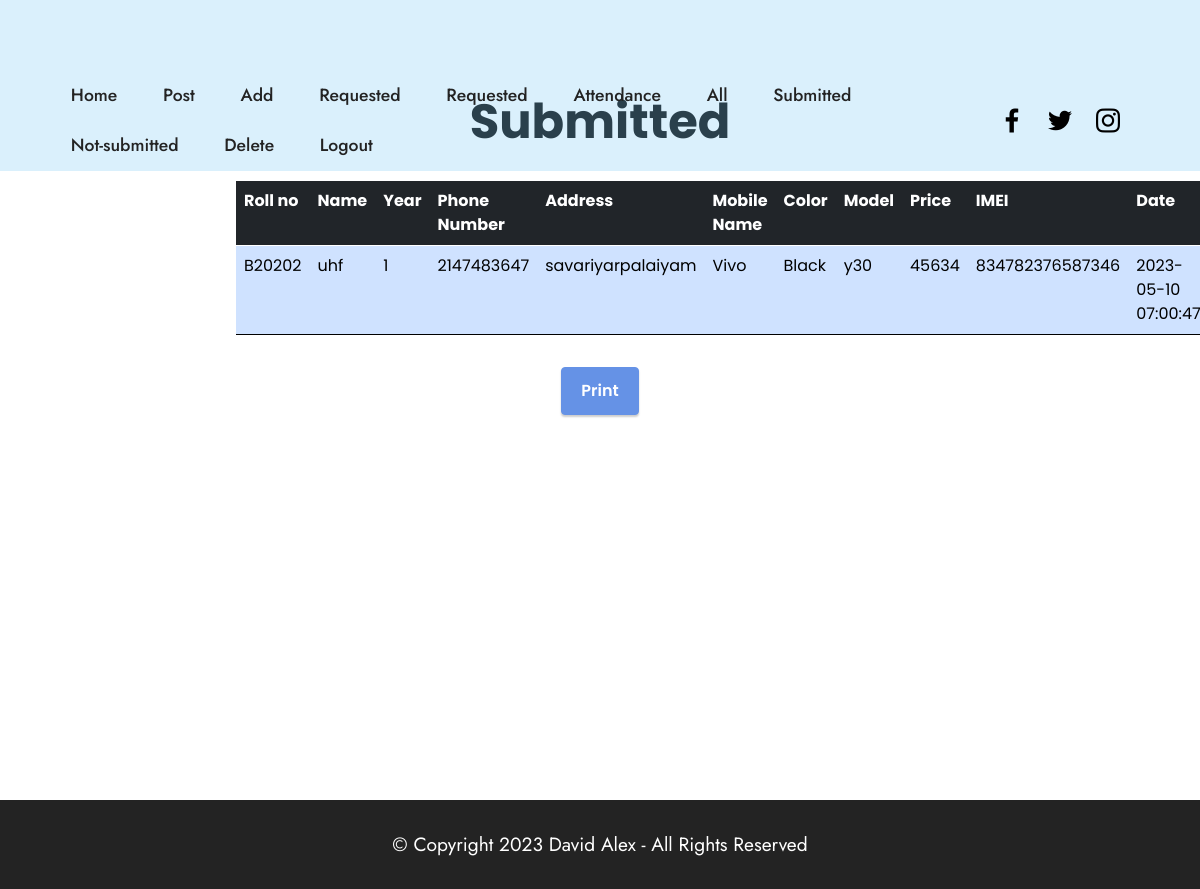
Page /sub.php on the committed database.
### tables this page shows
CREATE TABLE `info` (
  `rollno` varchar(6) NOT NULL,
  `name` varchar(40) NOT NULL,
  `mail` varchar(50) NOT NULL,
  `year` varchar(1) NOT NULL,
  `dpt` varchar(20) DEFAULT NULL,
  `phone` varchar(10) NOT NULL,
  `color` varchar(20) NOT NULL,
  `address` varchar(60) NOT NULL,
  `mname` varchar(15) NOT NULL,
  `model` varchar(8) NOT NULL,
  `price` varchar(8) NOT NULL,
  `imei` varchar(15) NOT NULL,
  `status` varchar(50) DEFAULT 'absent',
  `reason` varchar(50) DEFAULT NULL,
  `explain1` varchar(500) DEFAULT NULL,
  `request1` varchar(20) DEFAULT NULL,
  `date1` varchar(20) DEFAULT NULL
);

### sub.php (the view, shortened to what this page needs)
<!DOCTYPE html>
<html  >
<head>
  <link rel="stylesheet" href="assets/bootstrap/css/bootstrap.min.css">
  <link rel="stylesheet" href="assets/bootstrap/css/bootstrap-grid.min.css">
  <link rel="stylesheet" href="assets/bootstrap/css/bootstrap-reboot.min.css">
  <link rel="stylesheet" href="assets/dropdown/css/style.css">
  <link rel="stylesheet" href="assets/socicon/css/styles.css">
  <link rel="stylesheet" href="assets/theme/css/style.css">
  <link rel="preload" as="style" href="assets/mobirise/css/mbr-additional.css"><link rel="stylesheet" href="assets/mobirise/css/mbr-additional.css" type="text/css">
</head>
<body>
  <section data-bs-version="5.1" class="menu menu1 cid-tD7N05kG5f" once="menu" id="menu1-1r">
    <nav class="navbar navbar-dropdown navbar-fixed-top navbar-expand-lg">
        <div class="container-fluid">
            <div class="collapse navbar-collapse" id="navbarSupportedContent">
            <ul class="navbar-nav nav-dropdown nav-right" data-app-modern-menu="true">
                <li class="nav-item"><a class="nav-link link text-black text-primary display-4" href="admin.php">Home</a></li>
                <li class="nav-item"><a class="nav-link link text-black text-primary display-4" href="post.php">Post</a></li>
                    <li class="nav-item"><a class="nav-link link text-black text-primary display-4" href="add.php">Add</a></li>
                    <li class="nav-item"><a class="nav-link link text-black text-primary display-4" href="receive.php">Requested</a></li>
                    <li class="nav-item"><a class="nav-link link text-black text-primary display-4" href="approved.php">Requested</a></li>
                    <li class="nav-item"><a class="nav-link link text-black text-primary display-4" href="attendance.php">Attendance</a>
                    </li><li class="nav-item"><a class="nav-link link text-black text-primary display-4" href="all.php">All</a></li>
                    <li class="nav-item"><a class="nav-link link text-black text-primary display-4" href="sub.php">Submitted</a></li>
                    <li class="nav-item"><a class="nav-link link text-black text-primary display-4" href="nsub.php">Not-submitted</a></li>
                     <li class="nav-item"><a class="nav-link link text-black text-primary display-4" href="delete.php">Delete</a></li>
                        <li class="nav-item"><a class="nav-link link text-black display-4" href="index.php">Logout</a></li></ul>
                         <div class="icons-menu">
                          <a class="iconfont-wrapper" href="https://www.facebook.com/login/" target="_blank">
                        <span class="p-2 mbr-iconfont socicon-facebook socicon"></span>
                    </a>
                    <a class="iconfont-wrapper" href="https://twitter.com/i/flow/login" target="_blank">
                        <span class="p-2 mbr-iconfont socicon-twitter socicon"></span>
                    </a>
                    <a class="iconfont-wrapper" href="https://www.instagram.com/" target="_blank">
                        <span class="p-2 mbr-iconfont socicon-instagram socicon"></span>
                    </a>
                </div>
            </div>
        </div>
    </nav>
</section>
<section data-bs-version="5.1" style="height: 100vh;" class="form5 cid-tD7NGIQrZK" id="form5-1u">
    <div class="container">
        <div class="mbr-section-head">
            <h3 class="mbr-section-title mbr-fonts-style align-center mb-0 display-2">
                <strong>Submitted</strong></h3>
        </div>
        <div class="row justify-content-center mt-4">
            <div class="col-lg-8 mx-auto mbr-form" data-form-type="formoid">
                <form  method="POST" class="mbr-form form-with-styler" data-form-title="Form Name">
                    <div class="col-md col-sm-12 form-group mb-3" data-for="name">
                        <div id="hide">
  <table class="table table-dark table-hover ">
                <thead class="table-light">
                    <caption></caption>
                    <tr>
                    <th>Roll no</th>
                <th>Name</th>
                <th>Year</th>
                <th>Phone Number</th>
                <th>Address</th>
                <th>Mobile Name</th>
                <th>Color</th>
                <th>Model</th>
                <th>Price</th>
                <th>IMEI</th>
                <th>Date</th>
                    </tr>
                    </thead>
                    <tbody class="table-group-divider">
        </div>
<?php
$conn = mysqli_connect("localhost", "root", "", "login");
    $sql="select rollno,name,mail,year,phone,color,address,mname,model,price,imei,date1 from info where status='submitted' order by year asc";
            $result=mysqli_query($conn, $sql);
if (mysqli_num_rows($result) > 0) {
    while($data = mysqli_fetch_assoc($result)) {
        ?>
          <tr class="table-primary">
                            <td scope="row"><?php echo $data['rollno'] ?></td>
                            <td><?php echo $data['name'] ?></td>
                            <td><?php echo $data['year'] ?></td>
                            <td><?php echo $data['phone'] ?></td>
                            <td><?php echo $data['address'] ?></td>
                            <td><?php echo $data['mname'] ?></td>
                            <td><?php echo $data['color'] ?></td>
                            <td><?php echo $data['model'] ?></td>
                            <td><?php echo $data['price'] ?></td>
                            <td><?php echo $data['imei'] ?></td>
                            <td><?php echo $data['date1']?></td>
                        </tr>
        <?php
    }
}
else
{
    echo "No details to show";
}
 ?>
         <center><button onclick="printpage()" id="btn" class="btn btn-primary"> Print</button>
	</center>
    </body>
    </html>
<section data-bs-version="5.1" class="footer7 cid-tDxDUiGNJM" once="footers" id="footer7-3a">
    <div class="container">
        <div class="media-container-row align-center mbr-white">
            <div class="col-12">
                <p class="mbr-text mb-0 mbr-fonts-style display-7">
                    © Copyright 2023 David Alex - All Rights Reserved
                </p>
            </div>
        </div>
    </div>
</section>
</body>
</html>

### assets/dropdown/css/style.css (style rules this page uses)
.navbar-dropdown { left: 0; padding: 0; position: absolute; right: 0; top: 0; transition: all 0.45s ease; z-index: 1030; background: #282828; }
.navbar-dropdown.navbar-fixed-top { position: fixed; }
.nav-dropdown { font-size: 0.75rem; font-weight: 500; height: auto !important; }
.nav-dropdown .link { margin: .667em 1.667em; font-weight: 500; padding: 0; transition: color .2s ease-in-out; }
.nav-dropdown .link::after, .nav-dropdown .dropdown-item::after { color: inherit; }

### assets/theme/css/style.css (style rules this page uses)
section { background-color: #ffffff; }
body { font-style: normal; line-height: 1.5; font-weight: 400; color: #232323; position: relative; }
button { background-color: transparent; border-color: transparent; }
section, .container, .container-fluid { position: relative; word-wrap: break-word; }
a { font-style: normal; font-weight: 400; cursor: pointer; }
a, a:hover { text-decoration: none; }
.mbr-section-title { font-style: normal; line-height: 1.3; }
.mbr-text { font-style: normal; line-height: 1.7; }
h1, h2, h3, h4, h5, h6, .display-1, .display-2, .display-4, .display-5, .display-7, span, p, a { line-height: 1; word-break: break-word; word-wrap: break-word; font-weight: 400; }
b, strong { font-weight: bold; }
section { background-position: 50% 50%; background-repeat: no-repeat; background-size: cover; }
.mbr-white { color: #ffffff; }
.align-center { text-align: center; }
.media-container-row { display: flex; flex-direction: row; flex-wrap: wrap; justify-content: center; align-content: center; align-items: start; }
@media (min-width: 992px) { .media-container-row { flex-wrap: nowrap; } }
.btn { font-weight: 600; border-width: 1px; font-style: normal; margin: 0.6rem 0.6rem; white-space: normal; transition: all 0.2s ease-in-out; display: inline-flex; align-items: center; justify-content: center; word-break: break-word; }
@media (min-width: 992px) { .menu .navbar-nav.nav-dropdown { display: -webkit-flex; } }
.navbar { display: -webkit-flex; -webkit-flex-wrap: wrap; -webkit-align-items: center; -webkit-justify-content: space-between; }
.navbar-collapse { -webkit-flex-basis: 100%; -webkit-flex-grow: 1; -webkit-align-items: center; }
.nav-dropdown .link { padding: 0.667em 1.667em !important; margin: 0 !important; }
.row { display: -webkit-flex; -webkit-flex-wrap: wrap; }
.justify-content-center { -webkit-justify-content: center; }
html, body { height: auto; min-height: 100vh; }
form .btn { display: flex; padding: 0.6rem 1.2rem; margin: 0; }
.form-group { margin-bottom: 1.2rem; }
.form-control, form .btn { min-height: 48px; }
ul, ol, pre, blockquote { margin-bottom: 2.3125rem; }
.mt-4 { margin-top: 2rem !important; }
@media (min-width: 992px) { .container { padding-left: 16px; padding-right: 16px; } }
@media (min-width: 992px) { .row { margin-left: -16px; margin-right: -16px; } }
@media (min-width: 992px) { .row > [class*=col] { padding-left: 16px; padding-right: 16px; } }
@media (min-width: 768px) { .container-fluid { padding-left: 32px; padding-right: 32px; } }

### sub.php (style rules this page uses)
* { font-family: 'Poppins', sans-serif; }

### rows in the picture
info: rollno "B20202", name "uhf", year "1", phone "2147483647", address "savariyarpalaiyam", mname "Vivo", color "Black", model "y30", price "45634", imei "834782376587346", date1 "2023-05-10 07:00:47"
